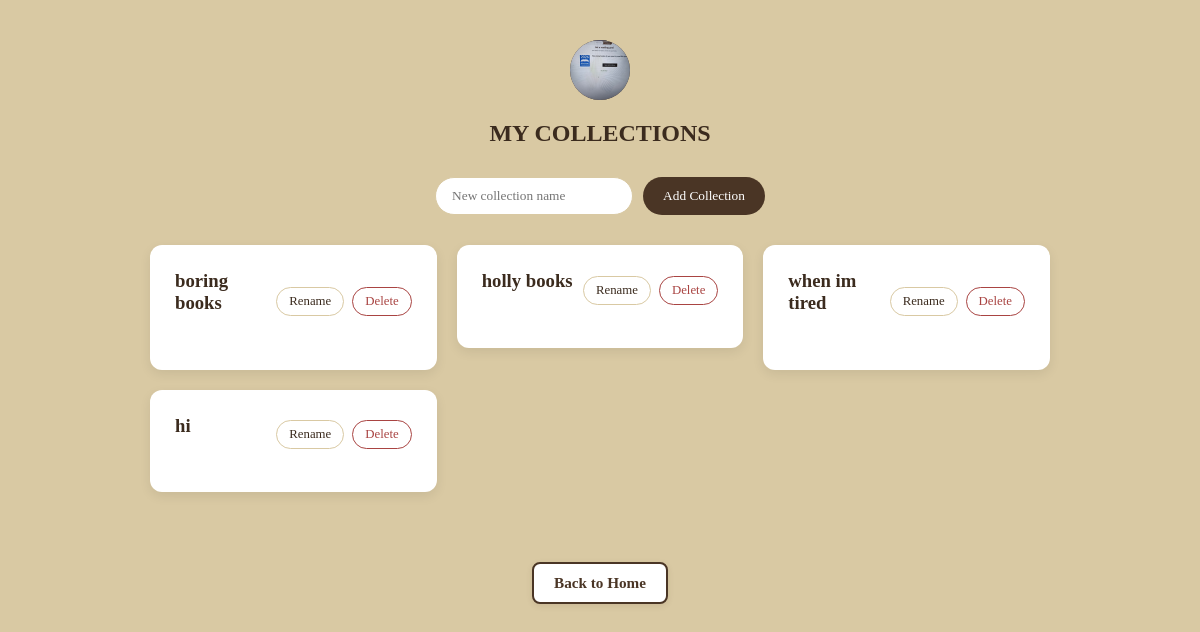
The app's page /collections/ (signed in), older data.
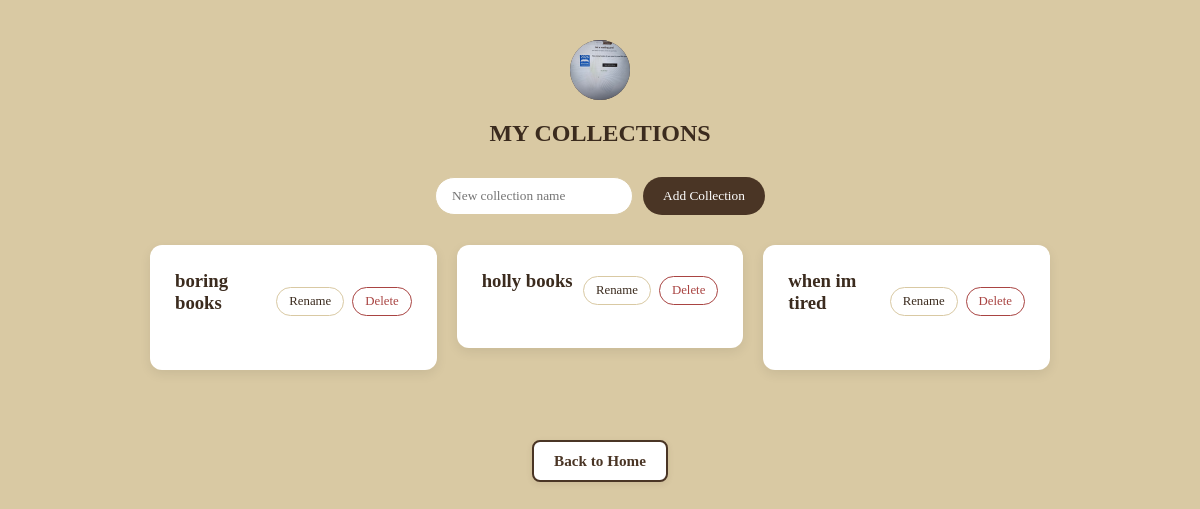
The same page, newer data.
### catalog/models.py (models this page shows, shortened)
class Shelf(models.Model):
    shelf_id = models.AutoField(primary_key=True)
    shelf_name = models.CharField(max_length=100)
    user = models.ForeignKey(User, on_delete=models.CASCADE, related_name='shelves')

### catalog/views.py (the view)
# urls.py: path('collections/', views.collections, name='collections'),
@login_required(login_url='login')
def collections(request):
    my_collections = Shelf.objects.filter(user=request.user)
    profile = UserProfile.objects.get_or_create(user=request.user)[0]
    context = {
        'collections': my_collections,
        'username': request.user.username,
        'profile': profile,
    }
    return render(request, 'catalog/collections.html', context)

### catalog/templates/catalog/collections.html (shortened to what this page needs)
<!DOCTYPE html>
<html lang="en">
<head>
    {% load static %}
    <link rel="stylesheet" href="{% static 'catalog/shelves.css' %}">
</head>
<body class="shelves-background">
    <div class="shelves-header">
    {% if profile.profile_picture %}
    <img src="{{ profile.profile_picture.url }}" class="avatar-circle" alt="Profile Picture">
    {% else %}
        <div class="avatar-circle">{{ username.0|upper }}</div>
    {% endif %}
        <h2>MY COLLECTIONS</h2>
    </div>
    <form action="{% url 'add_shelf' %}" method="POST" class="add-shelf-form">
        <input type="text" name="shelf_name" placeholder="New collection name" required>
        <button type="submit" class="submit-btn">Add Collection</button>
    </form>
    <div class="shelves-list">
        {% for collection in collections %}
            <div class="shelf-card" style="cursor: pointer;" onclick="location.href=`{% url 'collection_detail' collection.shelf_id %}`">
                <div class="shelf-header">
                    <h3>{{ collection.shelf_name }}</h3>
                    <div class="shelf-actions" onclick="event.stopPropagation();">
                        <button class="rename-toggle" type="button" onclick="toggleRename('{{ collection.shelf_id }}')">Rename</button>
                        <form action="{% url 'delete_shelf' %}" method="POST" style="display:inline;" onsubmit="return confirm('Delete this collection?');">
                            <button type="submit" class="delete-btn">Delete</button>
                        </form>
                    </div>
                </div>
            </div>
        {% empty %}
            <p class="empty-shelf" style="text-align: center;">No collections created yet.</p>
        {% endfor %}
    </div>
   <div style="text-align: center; margin: 70px 0 40px 0;">
    <a href="{% url 'index' %}" style="display: inline-block; background-color: #ffffff; color: #4a3525; border: 2px solid #4a3525; padding: 10px 20px; border-radius: 8px; text-decoration: none; font-weight: bold; font-size: 0.95rem; box-shadow: 0 2px 6px rgba(74, 53, 37, 0.1); transition: all 0.2s ease;" onmouseover="this.style.backgroundColor='#4a3525'; this.style.color='#ffffff';" onmouseout="this.style.backgroundColor='#ffffff'; this.style.color='#4a3525';">
        Back to Home
    </a>
</div>
</body>
</html>

Row changes from the older to the newer data that the page shows:
removed Shelf: shelf_name "hi"
